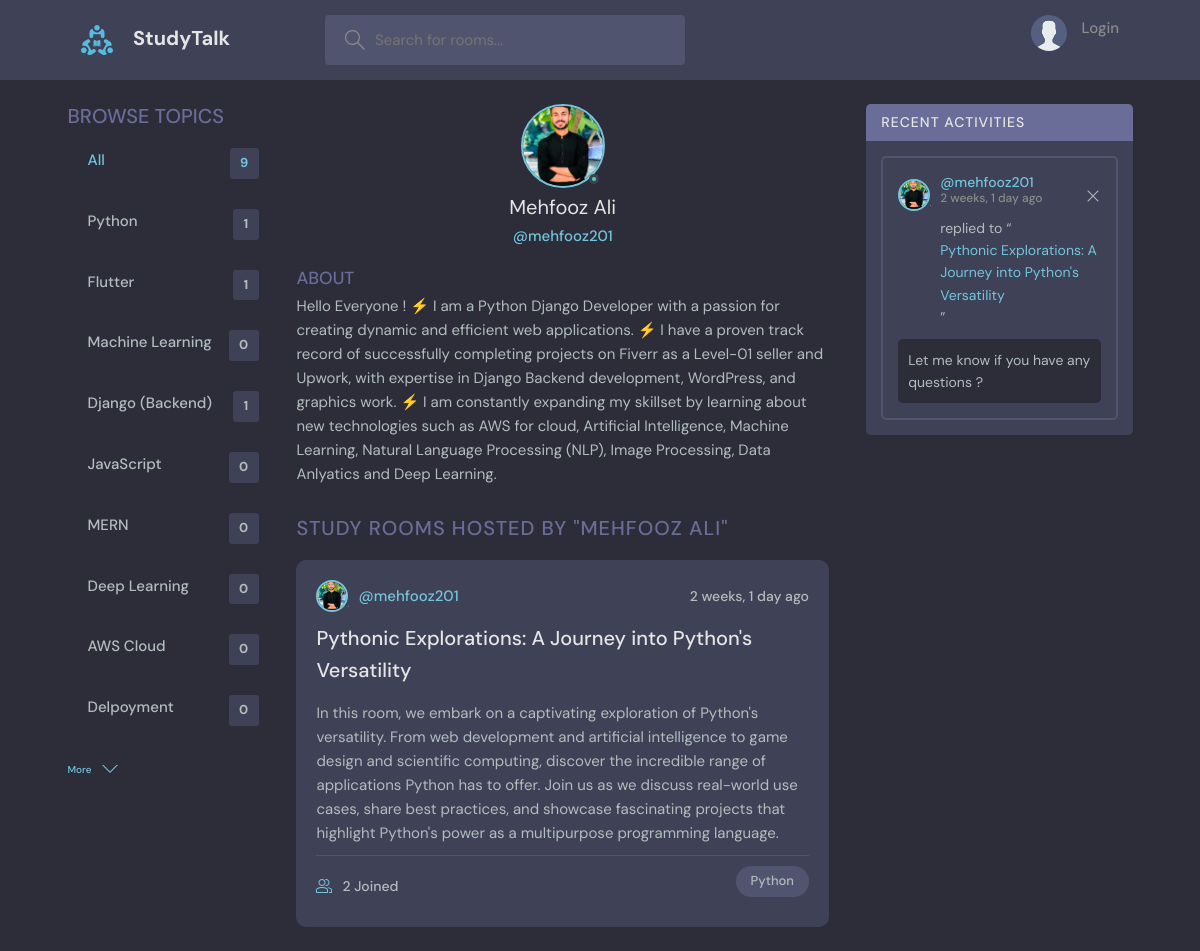
/profile/2/, run on an earlier commit of the app's database.
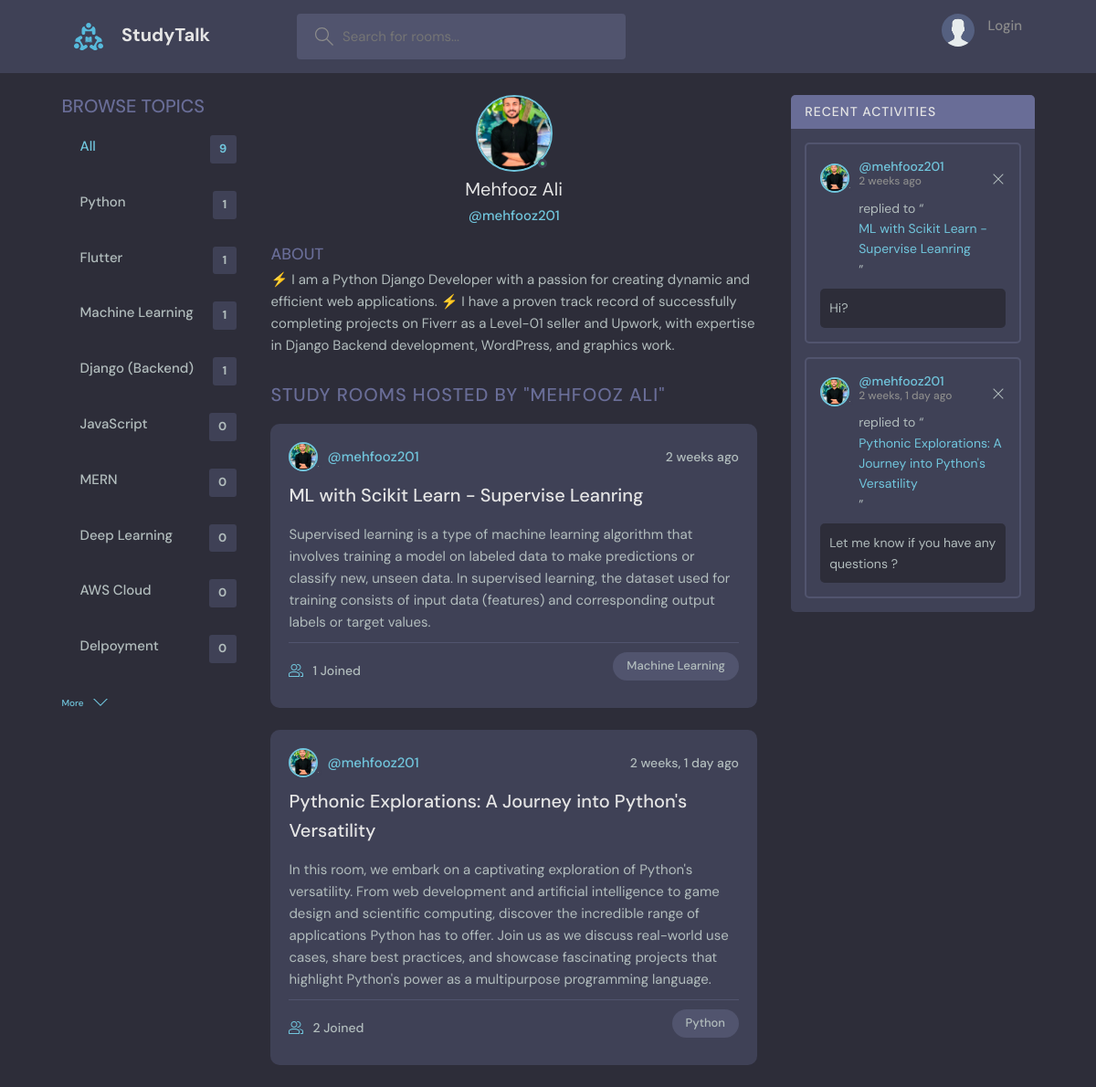
And on a later commit of the database.
### base/models.py (models this page shows, shortened)
class Topic(models.Model):
    name = models.CharField(max_length=200)

class User(AbstractUser):
    name = models.CharField(max_length=200, null=True)
    email = models.EmailField(unique=True, null=True)
    bio = models.TextField(null=True)
    avatar = models.ImageField(null=True, default='avatar.svg')
    REQUIRED_FIELDS = []

class Room(models.Model):
    host = models.ForeignKey(User, on_delete=models.SET_NULL, null=True)
    topic = models.ForeignKey(Topic, on_delete=models.SET_NULL, null=True)
    name = models.CharField(max_length=200)
    description = models.TextField(null=True, blank=True)
    participants = models.ManyToManyField(User, related_name='participants', blank=True)
    updated = models.DateTimeField(auto_now=True)
    created = models.DateTimeField(auto_now_add=True)
    class Meta:
        ordering = ['-updated', '-created']
    def __str__(self):
        return self.name

class Message(models.Model):
    user = models.ForeignKey(User, on_delete=models.CASCADE)
    room = models.ForeignKey(Room, on_delete=models.CASCADE)
    body = models.TextField()
    updated = models.DateTimeField(auto_now=True)
    created = models.DateTimeField(auto_now_add=True)
    class Meta:
        ordering = ['-updated', '-created']

### base/views.py (the view)
# urls.py: path('profile/<int:pk>/', views.userProfile, name='user-profile'),
def userProfile(request, pk):
    user = User.objects.get(id=pk)
    rooms = user.room_set.all()
    room_messages = user.message_set.all()
    topics = Topic.objects.all()
    context = {
        'user':user,
        'rooms':rooms,
        'room_messages': room_messages,
        'topics':topics
    }
    return render(request, 'base/profile.html', context)

### base/templates/base/profile.html (shortened to what this page needs)
{% extends 'base/main.html' %}
{% block content %}
<body>
    <main class="profile-page layout layout--3">
      <div class="container">
        {% include "base/topic_components.html" %}
        <div class="roomList">
          <div class="profile">
            <div class="profile__avatar">
              <div class="avatar avatar--large active">
                <img src="{{user.avatar.url}}" />
              </div>
            </div>
            <div class="profile__info">
              <h3>{{user.name}}</h3>
              <p>@{{user.username}}</p>
            </div>
            <div class="profile__about">
              <h3>About</h3>
              <p>
                {{user.bio}}
              </p>
            </div>
          </div>
          <div class="roomList__header">
            <div>
              <h2>Study Rooms Hosted by "{{user.name}}"</a>
              </h2>
            </div>
          </div>
          {% include "base/feed_components.html" %}
        </div>
        {% include "base/activity_components.html" %}
      </div>
    </main>
  </body>
{% endblock content %}

### base/templates/base/topic_components.html
<div class="topics">
  <div class="topics__header">
    <h2>Browse Topics</h2>
  </div>
  <ul class="topics__list">
    <li>
      <a href="{% url 'home' %}" class="active">All <span>{{topics.count}}</span></a>
    </li>
    {% for topic in topics %}
      <li>
        <a href="{% url 'home' %}?q={{topic.name}}">{{topic.name}} <span>{{topic.room_set.all.count}}</span></a>
      </li>
    {% endfor %}
  </ul>
  <a class="btn btn--link" href="{% url 'topics' %}">
    More
    <svg version="1.1" xmlns="http://www.w3.org/2000/svg" width="32" height="32" viewBox="0 0 32 32">
      <title>chevron-down</title>
      <path d="M16 21l-13-13h-3l16 16 16-16h-3l-13 13z"></path>
    </svg>
  </a>
</div>

### base/templates/base/feed_components.html (shortened to what this page needs)
{% load static %}
{% for room in rooms %}
    <div class="roomListRoom">
        <div class="roomListRoom__header">
        <a href="{% url 'user-profile' room.host.id %}" class="roomListRoom__author">
            <div class="avatar avatar--small">
            <img src="{{room.host.avatar.url}}" />
            </div>
            <span>@{{room.host.username}}</span>
        </a>
        <div class="roomListRoom__actions">
            <span>{{room.created|timesince}} ago</span>
        </div>
        </div>
        <div class="roomListRoom__content">
        <a href="{% url 'room' room.id %}">{{room.name}}</a>
        <p>
            {{room.description}}
        </p>
        </div>
        <div class="roomListRoom__meta">
        <a href="{% url 'room' room.id %}" class="roomListRoom__joined">
            {{room.participants.all.count}} Joined
        </a>
        <p class="roomListRoom__topic">{{room.topic.name}}</p>
        </div>
    </div>
{% endfor %}

### base/templates/base/activity_components.html
{% load static %}
<div class="activities">
    <div class="activities__header">
      <h2>Recent Activities</h2>
    </div>
    {% for message in room_messages %}
        <div class="activities__box">
        <div class="activities__boxHeader roomListRoom__header">
            <a href="{% url 'user-profile' message.user.id %}" class="roomListRoom__author">
            <div class="avatar avatar--small">
                <img src="{{message.user.avatar.url}}" />
            </div>
            <p>
                @{{message.user}}
                <span>{{message.created|timesince}} ago</span>
            </p>
            </a>
            <div class="roomListRoom__actions">
            <a href="{% url 'delete-message' message.id %}">
                <svg version="1.1" xmlns="http://www.w3.org/2000/svg" width="32" height="32" viewBox="0 0 32 32">
                <title>remove</title>
                <path
                    d="M27.314 6.019l-1.333-1.333-9.98 9.981-9.981-9.981-1.333 1.333 9.981 9.981-9.981 9.98 1.333 1.333 9.981-9.98 9.98 9.98 1.333-1.333-9.98-9.98 9.98-9.981z"
                ></path>
                </svg>
            </a>
            </div>
        </div>
        <div class="activities__boxContent">
            <p>replied to “<a href="{% url 'room' message.room.id %}">{{message.room}}</a>”</p>
            <div class="activities__boxRoomContent">
            {{message.body}}
            </div>
        </div>
        </div>
    {% endfor %}
  </div>

What changed in the data, as far as the page shows it:
computed for Topic "Machine Learning": room_set.all.count "0" → "1"
changed User "Mehfooz Ali": bio "Hello Everyone ! ⚡ I am a Python Django Developer with a passion for creating dynamic and efficient web applications. ⚡ I have a proven track record of successfully completing projects on Fiverr as a Level-01 seller and Upwork, with expertise in Django Backend development, WordPress, and graphics work. ⚡ I am constantly expanding my skillset by learning about new technologies such as AWS for cloud, Artificial Intelligence, Machine Learning, Natural Language Processing (NLP), Image Processing, Data Anlyatics and Deep Learning." → "⚡ I am a Python Django Developer with a passion for creating dynamic and efficient web applications. ⚡ I have a proven track record of successfully completing projects on Fiverr as a Level-01 seller and Upwork, with expertise in Django Backend development, WordPress, and graphics work."
added Room: host.avatar (picture), host.username "mehfooz201", created "2 weeks", name "ML with Scikit Learn - Supervise Leanring", description "Supervised learning is a type of machine learning algorithm that involves training a model on labeled data to make predictions or classify new, unseen data. In supervised learning, the dataset used for training consists of input data (features) and corresponding output labels or target values.", participants.all.count "1", topic.name "Machine Learning"
added Message: user.avatar (picture), user "mehfooz201", created "2 weeks", room "ML with Scikit Learn - Supervise Leanring", body "Hi?"
